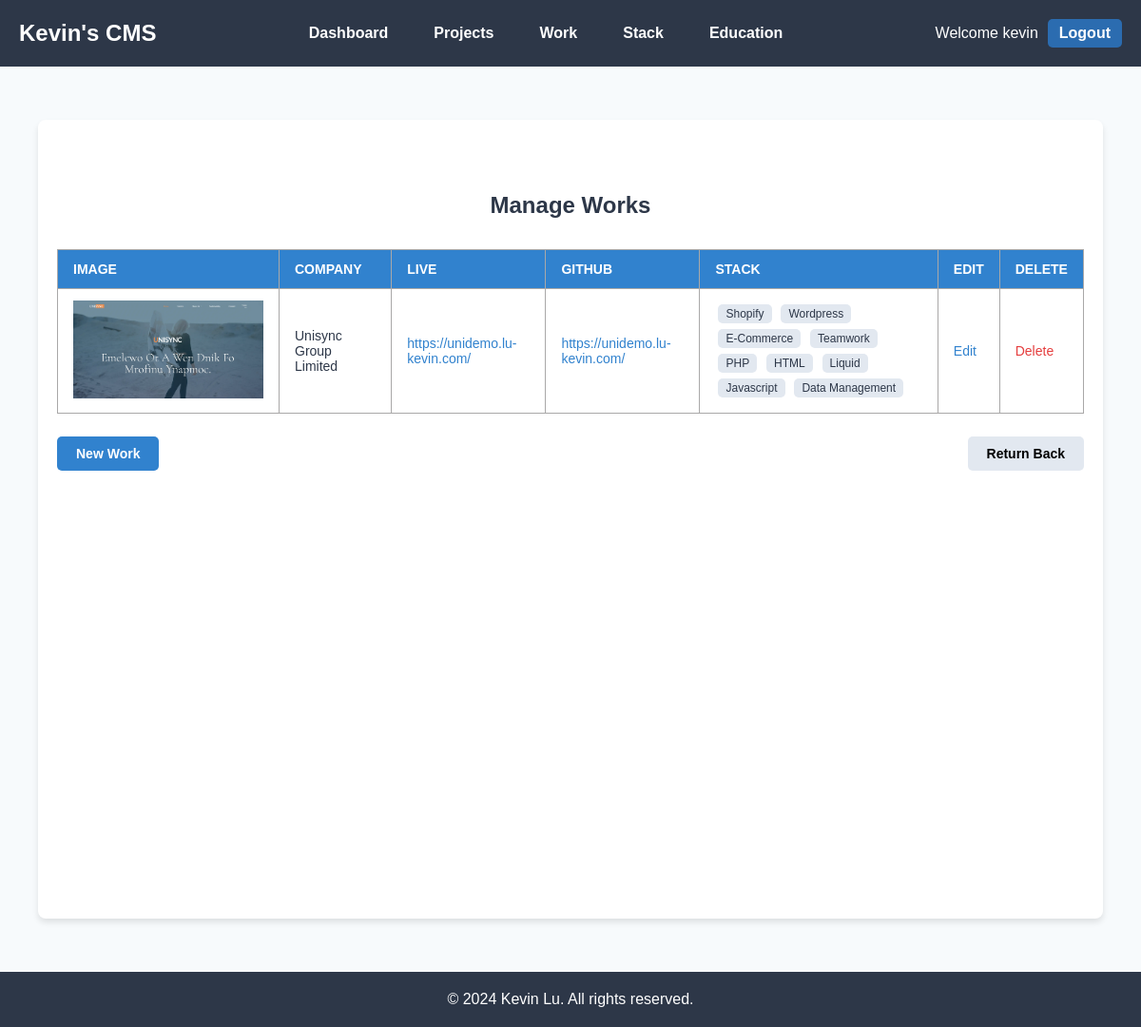
The page /works/ (signed in) on the database its author committed.
### main/models.py (models this page shows, shortened)
class Work(models.Model):
    title = models.CharField(max_length=100)
    position = models.CharField(max_length=100,null=True, blank=True)
    duration = models.CharField(max_length=100,null=True, blank=True)
    url = models.URLField(null=True, blank=True)
    github = models.URLField(null=True, blank=True)
    image = models.ImageField(upload_to='works/',null=True, blank=True)
    subtitle = models.TextField(null=True, blank=True)
    content1 = models.TextField(null=True, blank=True)
    content2 = models.TextField(null=True, blank=True)
    content3 = models.TextField(null=True, blank=True)
    stacks = models.ManyToManyField('Stack', related_name='works', blank=True)
    created = models.DateTimeField(auto_now_add=True)
    updated = models.DateTimeField(auto_now=True)

class Stack(models.Model):
    name = models.CharField(max_length=100)
    url = models.URLField(null=True, blank=True)
    image = models.ImageField(upload_to='stacks/',null=True, blank=True)
    created = models.DateTimeField(auto_now_add=True)
    updated = models.DateTimeField(auto_now=True)

### main/views.py (the view)
# urls.py: path('works/', views.work_list_view, name='work-list'),
@login_required
def work_list_view(request):
    works = Work.objects.prefetch_related('stacks').all()
    return render(request, 'main/works/work_list.html', {'works': works})

### main/templates/main/works/work_list.html (shortened to what this page needs)
{% extends 'main/base.html' %}
{% block content %}
<div class="list-container">
  <div class="list-content">
    <p class="list-heading">Manage Works</p>
    <table class="list-table">
      <thead>
        <tr class="list-table-header">
          <th class="list-table-cell">Image</th>
          <th class="list-table-cell">Company</th>
          <th class="list-table-cell">Live</th>
          <th class="list-table-cell">GitHub</th>
          <th class="list-table-cell">Stack</th>
          <th class="list-table-cell">Edit</th>
          <th class="list-table-cell">Delete</th>
        </tr>
      </thead>
      <tbody>
        {% for work in works %}
        <tr class="list-table-row">
          <td class="list-table-cell">
            {% if work.image %}
            <img src="{{ work.image.url }}" width="200" />
            {% endif %}
          </td>
          <td class="list-table-cell">{{ work.title }}</td>
          <td class="list-table-cell">
            <a href="{{ work.url }}" class="list-link" target="_blank">{{ work.url }}</a>
          </td>
          <td class="list-table-cell">
            <a href="{{ work.github }}" class="list-link" target="_blank">{{ work.github }}</a>
          </td>
          <td class="list-table-cell">
            {% if work.stacks.all %}
              {% for stack in work.stacks.all %}
                <span class="list-stack-tag">{{ stack.name }}</span>
              {% endfor %}
            {% else %}
              <span class="list-stack-placeholder">Add stacks</span>
            {% endif %}
          </td>
          <td class="list-table-cell">
            <a href="{% url 'edit-work' work.id %}" class="list-action-link">Edit</a>
          </td>
          <td class="list-table-cell">
            <a href="{% url 'delete-work' work.id %}" class="list-action-link list-delete-link">Delete</a>
          </td>
        </tr>
        {% empty %}
        <tr>
          <td colspan="7" class="list-empty-message">
            No works available.
          </td>
        </tr>
        {% endfor %}
      </tbody>
    </table>
    <div class="list-button-container">
      <a href="{% url 'add-work' %}" class="list-button list-new">New Work</a>
      <a href="{% url 'dashboard-view' %}" class="list-button list-return-back">Return Back</a>
    </div>
  </div>
</div>
{% endblock %}

### main/templates/main/base.html (shortened to what this page needs)
{% load static %}
<!DOCTYPE html>
<html lang="en">
<head>
    <link rel="stylesheet" href="{% static 'css/styles.css' %}">
</head>
<body class="base-body">
    <header class="base-header">
        <div class="base-container base-header-container">
            <a href="{% url 'dashboard-view' %}" class="base-logo">Kevin's CMS</a>
            <nav class="base-nav">
                <a href="{% url 'dashboard-view' %}" class="base-nav-link">Dashboard</a>
                <a href="{% url 'project-list' %}"  class="base-nav-link">Projects</a>
                <a href="{% url 'work-list' %}" class="base-nav-link">Work</a>
                <a href="{% url 'stack-list' %}" class="base-nav-link">Stack</a>
                <a href="{% url 'education-list' %}" class="base-nav-link">Education</a>
            </nav>
            <div class="base-login">
                {% if user.is_authenticated %}
                    <p>Welcome {{ user.username }}</p>
                    <a href="{% url 'logout' %}">Logout</a>
                {% else %}
                    <p>You are not logged in.</p>
                    <a href="{% url 'login' %}">Login</a>
                {% endif %}
            </div>
        </div>
    </header>
    <main class="base-container base-main">
        {% block content %}{% endblock %}
    </main>
    <footer class="base-footer">
        <div class="base-container base-footer-content">
            <p>&copy; 2024 Kevin Lu. All rights reserved.</p>
        </div>
    </footer>
</body>
</html>

### static/css/styles.css (style rules this page uses)
.base-body { font-family: Arial, sans-serif; color: #2d3748; background-color: #f7fafc; margin: 0; }
.base-header { background-color: #2d3748; color: #ffffff; padding: 20px 0; }
.base-container { max-width: 1200px; margin: 0 auto; padding: 0 20px; }
.base-header-container { display: flex; justify-content: space-between; align-items: center; }
.base-logo { font-size: 1.5rem; font-weight: bold; color: #ffffff; text-decoration: none; }
.base-nav { display: flex; gap: 3rem; }
.base-nav-link { color: #ffffff; text-decoration: none; font-size: 1rem; font-weight: 600; transition: color 0.3s; }
.base-login { font-family: Arial, sans-serif; display: flex; align-items: center; gap: 10px; }
.base-login p { font-size: 16px; color: #fff; margin: 0; }
.base-login a { color: #fff; font-weight: bold; text-decoration: none; padding: 6px 12px; background-color: #2b6cb0; border-radius: 5px; transition: background-color 0.3s ease; }
.base-main { padding: 40px 0; }
.base-footer { background-color: #2d3748; color: #ffffff; padding: 20px 0; }
.base-footer-content { text-align: center; }
.base-footer p { margin: 0; }
.list-container { max-width: 90%; min-height: 100vh; margin: 1rem auto; padding: 20px; background-color: #fff; border-radius: 8px; box-shadow: 0 4px 6px rgba(0, 0, 0, 0.1); }
.list-content { padding: 2rem 0; max-width: 1200px; margin: 0 auto; }
.list-heading { font-size: 24px; font-weight: bold; margin-bottom: 2rem; text-align: center; }
.list-table { width: 100%; border-collapse: collapse; border: 1px solid #a9a8a8; }
.list-table-header { background-color: #3182ce; color: white; text-transform: uppercase; font-size: 12px; }
.list-table-cell { padding: 12px 16px; text-align: left; font-size: 14px; border: 1px solid #a9a8a8; }
.list-link { color: #3182ce; text-decoration: none; }
.list-stack-tag { display: inline-block; background-color: #e2e8f0; font-size: 12px; padding: 3px 8px; border-radius: 5px; margin: 3px; }
.list-action-link { color: #3182ce; text-decoration: none; }
.list-delete-link { color: #e53e3e; }
.list-button-container { margin-top: 1.5rem; display: flex; justify-content: space-between; }
.list-button { text-decoration: none; padding: 10px 20px; font-size: 14px; font-weight: bold; border-radius: 5px; display: inline-block; text-align: center; }
.list-new { background-color: #3182ce; color: white; }
.list-return-back { text-decoration: none; background-color: #e2e8f0; color: black; }

### rows shown on the page
Work: image (picture), title "Unisync Group Limited", url "https://unidemo.lu-kevin.com/", github "https://unidemo.lu-kevin.com/"
Stack: name "Shopify"
Stack: name "Wordpress"
Stack: name "E-Commerce"
Stack: name "Teamwork"
Stack: name "PHP"
Stack: name "HTML"
Stack: name "Liquid"
Stack: name "Javascript"
Stack: name "Data Management"

### other values the page prints
{{ user.username }} "kevin"
